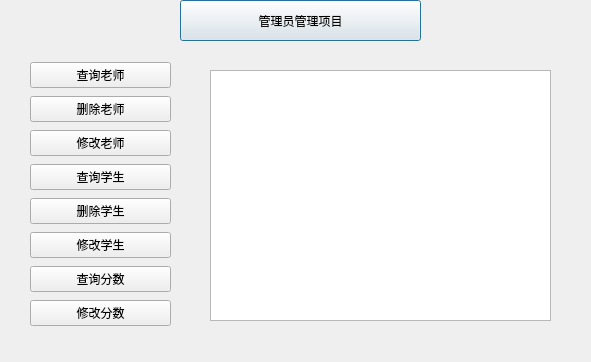
<?xml version="1.0" encoding="UTF-8"?>
<ui version="4.0">
 <class>admin_main</class>
 <widget class="QDialog" name="admin_main">
  <property name="geometry">
   <rect>
    <x>0</x>
    <y>0</y>
    <width>591</width>
    <height>362</height>
   </rect>
  </property>
  <property name="windowTitle">
   <string>Dialog</string>
  </property>
  <widget class="QPushButton" name="pushButton_3">
   <property name="geometry">
    <rect>
     <x>180</x>
     <y>0</y>
     <width>241</width>
     <height>41</height>
    </rect>
   </property>
   <property name="text">
    <string>管理员管理项目</string>
   </property>
  </widget>
  <widget class="QTableView" name="tableView">
   <property name="geometry">
    <rect>
     <x>210</x>
     <y>70</y>
     <width>341</width>
     <height>251</height>
    </rect>
   </property>
  </widget>
  <widget class="QWidget" name="">
   <property name="geometry">
    <rect>
     <x>30</x>
     <y>60</y>
     <width>141</width>
     <height>271</height>
    </rect>
   </property>
   <layout class="QVBoxLayout" name="verticalLayout">
    <item>
     <widget class="QPushButton" name="pushButton_4">
      <property name="text">
       <string>查询老师</string>
      </property>
     </widget>
    </item>
    <item>
     <widget class="QPushButton" name="pushButton_7">
      <property name="text">
       <string>删除老师</string>
      </property>
     </widget>
    </item>
    <item>
     <widget class="QPushButton" name="pushButton">
      <property name="text">
       <string>修改老师</string>
      </property>
     </widget>
    </item>
    <item>
     <widget class="QPushButton" name="pushButton_5">
      <property name="text">
       <string>查询学生</string>
      </property>
     </widget>
    </item>
    <item>
     <widget class="QPushButton" name="pushButton_2">
      <property name="text">
       <string>删除学生</string>
      </property>
     </widget>
    </item>
    <item>
     <widget class="QPushButton" name="pushButton_8">
      <property name="text">
       <string>修改学生</string>
      </property>
     </widget>
    </item>
    <item>
     <widget class="QPushButton" name="pushButton_6">
      <property name="text">
       <string>查询分数</string>
      </property>
     </widget>
    </item>
    <item>
     <widget class="QPushButton" name="pushButton_9">
      <property name="text">
       <string>修改分数</string>
      </property>
     </widget>
    </item>
   </layout>
  </widget>
 </widget>
 <resources/>
 <connections/>
</ui>
